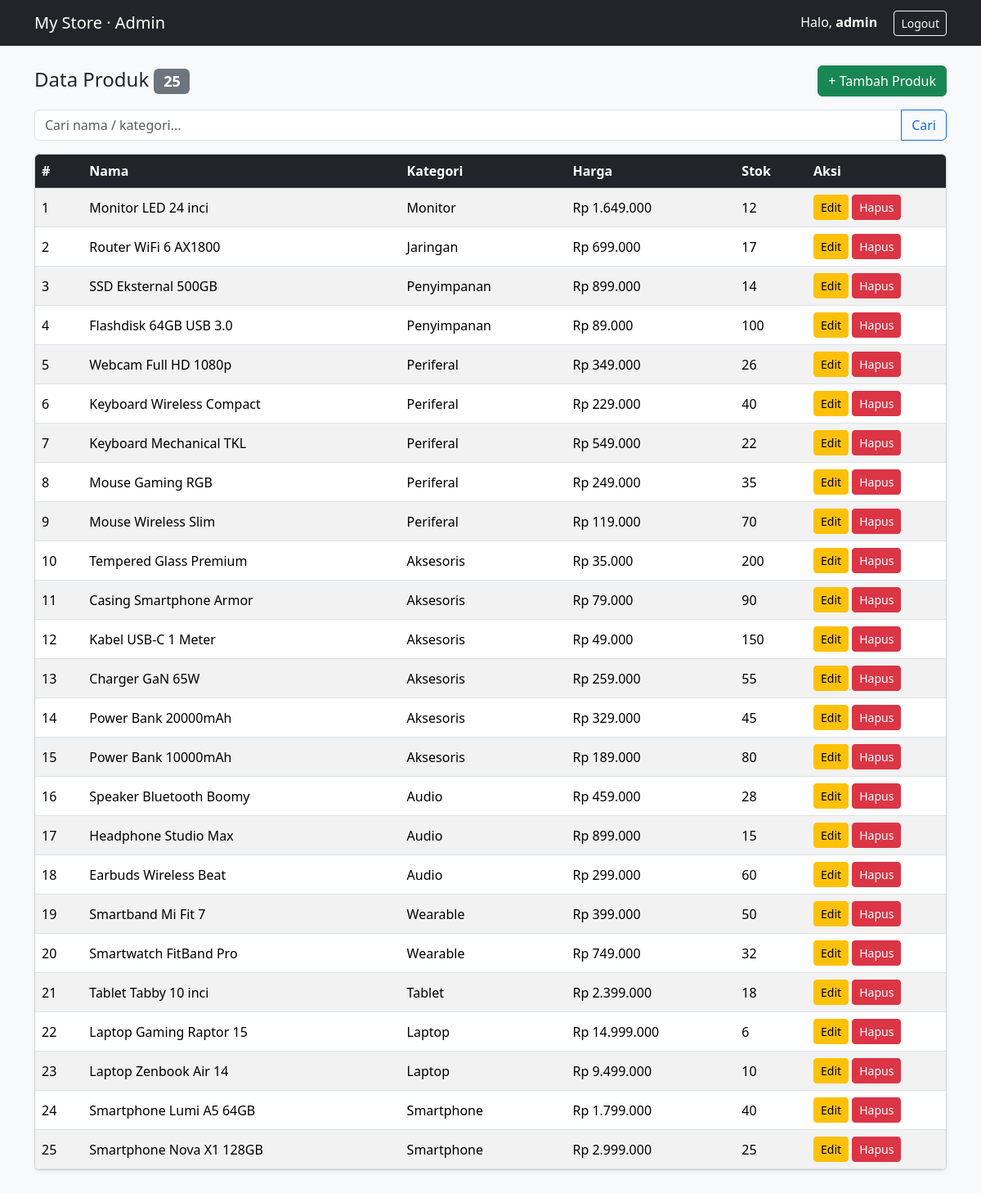
The app's page /index.php (signed in) with its own data.
### tables this page shows
CREATE TABLE IF NOT EXISTS products (
  id INT AUTO_INCREMENT PRIMARY KEY,
  name VARCHAR(150) NOT NULL,
  category VARCHAR(80) NOT NULL,
  price INT NOT NULL DEFAULT 0,
  stock INT NOT NULL DEFAULT 0,
  description TEXT,
  created_at TIMESTAMP DEFAULT CURRENT_TIMESTAMP
);

### config.php (called while the page is built, shortened)
<?php
function e($s) { return htmlspecialchars((string)$s, ENT_QUOTES, 'UTF-8'); }

### index.php (the view, shortened to what this page needs)
<?php require '_top.php';
$q = trim($_GET['q'] ?? '');
$stmt = $pdo->prepare('SELECT * FROM products WHERE name LIKE ? OR category LIKE ? ORDER BY id DESC');
$stmt->execute(["%$q%", "%$q%"]);
$products = $stmt->fetchAll();
?>
<div class="d-flex justify-content-between align-items-center mb-3">
  <h4 class="mb-0">Data Produk <span class="badge bg-secondary"><?= count($products) ?></span></h4>
  <a href="create.php" class="btn btn-success">+ Tambah Produk</a>
</div>
<form class="mb-3"><div class="input-group">
  <input name="q" class="form-control" placeholder="Cari nama / kategori..." value="<?= e($q) ?>">
  <button class="btn btn-outline-primary">Cari</button></div></form>
<div class="table-responsive card shadow-sm">
<table class="table table-striped table-hover mb-0 align-middle">
  <thead class="table-dark"><tr><th>#</th><th>Nama</th><th>Kategori</th><th>Harga</th><th>Stok</th><th width="170">Aksi</th></tr></thead>
  <tbody>
  <?php foreach ($products as $i => $r): ?>
    <tr>
      <td><?= $i + 1 ?></td><td><?= e($r['name']) ?></td><td><?= e($r['category']) ?></td>
      <td>Rp <?= number_format($r['price'], 0, ',', '.') ?></td><td><?= (int)$r['stock'] ?></td>
      <td>
        <a href="edit.php?id=<?= $r['id'] ?>" class="btn btn-sm btn-warning">Edit</a>
        <form action="delete.php" method="post" class="d-inline" onsubmit="return confirm('Hapus produk ini?')">
          <button class="btn btn-sm btn-danger">Hapus</button>
        </form>
      </td>
    </tr>
  <?php endforeach; ?>
  </tbody>
</table>
</div>
<?php require '_bottom.php'; ?>

### _top.php (shortened to what this page needs)
<?php require_once __DIR__ . '/../config.php'; require_login(); ?>
<!DOCTYPE html>
<html lang="id">
<head>
<link href="https://cdn.jsdelivr.net/npm/bootstrap@5.3.3/dist/css/bootstrap.min.css" rel="stylesheet">
</head>
<body class="bg-light">
<nav class="navbar navbar-dark bg-dark mb-4">
  <div class="container">
    <a class="navbar-brand" href="index.php">My Store &middot; Admin</a>
    <div class="text-white">Halo, <b><?= e($_SESSION['admin']) ?></b>
      <a href="../logout.php" class="btn btn-sm btn-outline-light ms-3">Logout</a></div>
  </div>
</nav>
<div class="container pb-5">

### _bottom.php
</div>
</body>
</html>

### records on screen
products: name "Monitor LED 24 inci", category "Monitor", price "1.649.000", stock "12"
products: name "Router WiFi 6 AX1800", category "Jaringan", price "699.000", stock "17"
products: name "SSD Eksternal 500GB", category "Penyimpanan", price "899.000", stock "14"
products: name "Flashdisk 64GB USB 3.0", category "Penyimpanan", price "89.000", stock "100"
products: name "Webcam Full HD 1080p", category "Periferal", price "349.000", stock "26"
products: name "Keyboard Wireless Compact", category "Periferal", price "229.000", stock "40"
products: name "Keyboard Mechanical TKL", category "Periferal", price "549.000", stock "22"
products: name "Mouse Gaming RGB", category "Periferal", price "249.000", stock "35"
products: name "Mouse Wireless Slim", category "Periferal", price "119.000", stock "70"
products: name "Tempered Glass Premium", category "Aksesoris", price "35.000", stock "200"
products: name "Casing Smartphone Armor", category "Aksesoris", price "79.000", stock "90"
products: name "Kabel USB-C 1 Meter", category "Aksesoris", price "49.000", stock "150"
products: name "Charger GaN 65W", category "Aksesoris", price "259.000", stock "55"
products: name "Power Bank 20000mAh", category "Aksesoris", price "329.000", stock "45"
products: name "Power Bank 10000mAh", category "Aksesoris", price "189.000", stock "80"
products: name "Speaker Bluetooth Boomy", category "Audio", price "459.000", stock "28"
products: name "Headphone Studio Max", category "Audio", price "899.000", stock "15"
products: name "Earbuds Wireless Beat", category "Audio", price "299.000", stock "60"
products: name "Smartband Mi Fit 7", category "Wearable", price "399.000", stock "50"
products: name "Smartwatch FitBand Pro", category "Wearable", price "749.000", stock "32"
products: name "Tablet Tabby 10 inci", category "Tablet", price "2.399.000", stock "18"
products: name "Laptop Gaming Raptor 15", category "Laptop", price "14.999.000", stock "6"
products: name "Laptop Zenbook Air 14", category "Laptop", price "9.499.000", stock "10"
products: name "Smartphone Lumi A5 64GB", category "Smartphone", price "1.799.000", stock "40"
products: name "Smartphone Nova X1 128GB", category "Smartphone", price "2.999.000", stock "25"

### other values on screen
$_SESSION['admin'] "admin"
count($products) "25"
